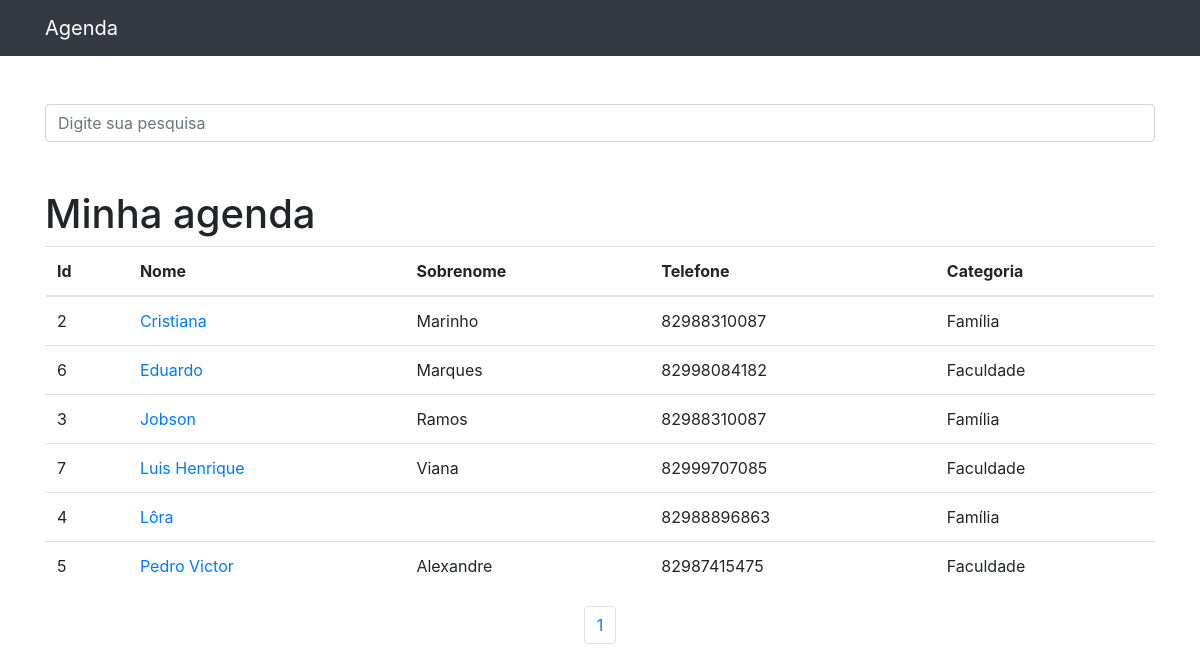
Page /contatos/ on the committed database.
### contatos/models.py (models this page shows, shortened)
class Contato(models.Model):
    nome = models.CharField(max_length = 255)
    sobrenome = models.CharField(max_length = 255, blank=True)
    telefone = models.CharField(max_length = 255)
    email = models.CharField(max_length = 255, blank=True)
    data_criacao = models.DateTimeField(default=timezone.now)
    descricao = models.TextField(blank=True)
    categoria = models.ForeignKey(Categoria, on_delete=models.DO_NOTHING)
    mostrar = models.BooleanField(default=True)
    foto = models.ImageField(blank=True, upload_to='picture/%Y/%m/')

class Categoria(models.Model):
    nome = models.CharField(max_length=255)
    def __str__(self):
        return self.nome

### contatos/views.py (the view)
# urls.py: path('', views.index, name='index'),
def index(request):
    contatos = Contato.objects.order_by('nome').filter(mostrar = True)
    paginator = Paginator(contatos, 10)
    page = request.GET.get('p')
    contatos = paginator.get_page(page)
    return render(request, 'index.html', {'contatos': contatos})

### contatos/templates/index.html
{% extends 'base.html' %}
{% block conteudo %}
  <h1 class="mt-5">Minha agenda</h1>
  <table class="table">
    <thead>
      <tr>
        <th>Id</th>
        <th>Nome</th>
        <th>Sobrenome</th>
        <th>Telefone</th>
        <th>Categoria</th>
      </tr>
    </thead>
    <tbody>
      {% for contato in contatos %}
          <tr>
            <td>{{ contato.id }}</td>
            <td>
              <a href="{% url 'ver_contato' contato.id %}"> {{ contato.nome }}</a>
            </td>
            <td>{{ contato.sobrenome}}</td>
            <td>{{ contato.telefone }}</td>
            <td>{{ contato.categoria }}</td>
          </tr>
      {% endfor %}
    </tbody>
  </table>
  <nav aria-label="Navegação de página exemplo">
    <ul class="pagination justify-content-center">
      {% for pagina in contatos.paginator.page_range %}
      {% if contatos.number == pagina %}
        <li class="page-item" active>
          <a class="page-link" href="?p={{ pagina }} & termo={{ request.GET.termo }}">{{ pagina }}</a>
        </li>
      {% else %}
        <li class="page-item">
          <a class="page-link" href="?p={{ pagina }} & termo={{ request.GET.termo }}">{{ pagina }}</a>
        </li>
      {% endif %}
      {% endfor %}
    </ul>
  </nav>
{% endblock conteudo %}

### rows in the picture
Contato: id "2", nome "Cristiana", sobrenome "Marinho", telefone "82988310087", categoria "Família"
Contato: id "6", nome "Eduardo", sobrenome "Marques", telefone "82998084182", categoria "Faculdade"
Contato: id "3", nome "Jobson", sobrenome "Ramos", telefone "82988310087", categoria "Família"
Contato: id "7", nome "Luis Henrique", sobrenome "Viana", telefone "82999707085", categoria "Faculdade"
Contato: id "4", nome "Lôra", telefone "82988896863", categoria "Família"
Contato: id "5", nome "Pedro Victor", sobrenome "Alexandre", telefone "82987415475", categoria "Faculdade"

### other values in the picture
{{ pagina }} "1"
